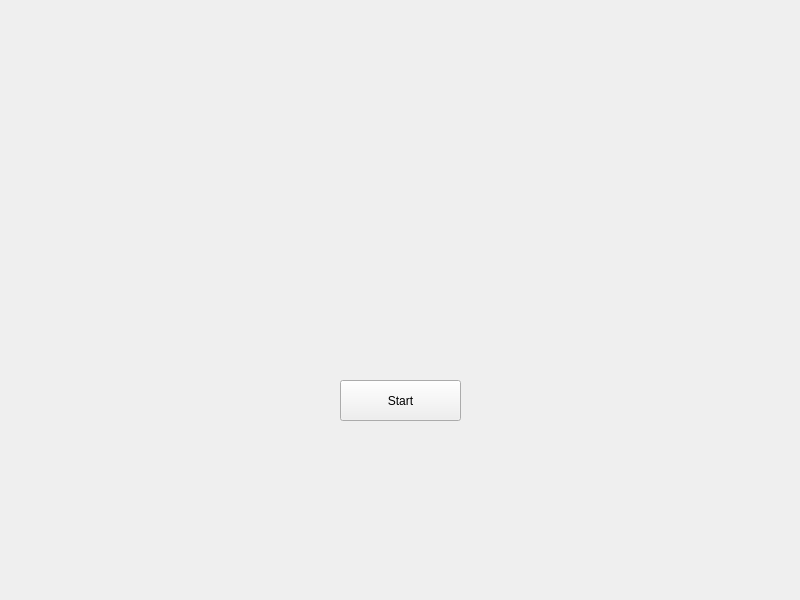
<?xml version="1.0" encoding="UTF-8"?>
<ui version="4.0">
 <class>Flappy_Dragon</class>
 <widget class="QWidget" name="Flappy_Dragon">
  <property name="geometry">
   <rect>
    <x>0</x>
    <y>0</y>
    <width>800</width>
    <height>600</height>
   </rect>
  </property>
  <property name="windowTitle">
   <string>Flappy_Dragon</string>
  </property>
  <widget class="QPushButton" name="pushButton">
   <property name="geometry">
    <rect>
     <x>340</x>
     <y>380</y>
     <width>121</width>
     <height>41</height>
    </rect>
   </property>
   <property name="text">
    <string>Start</string>
   </property>
  </widget>
 </widget>
 <resources/>
 <connections/>
</ui>
